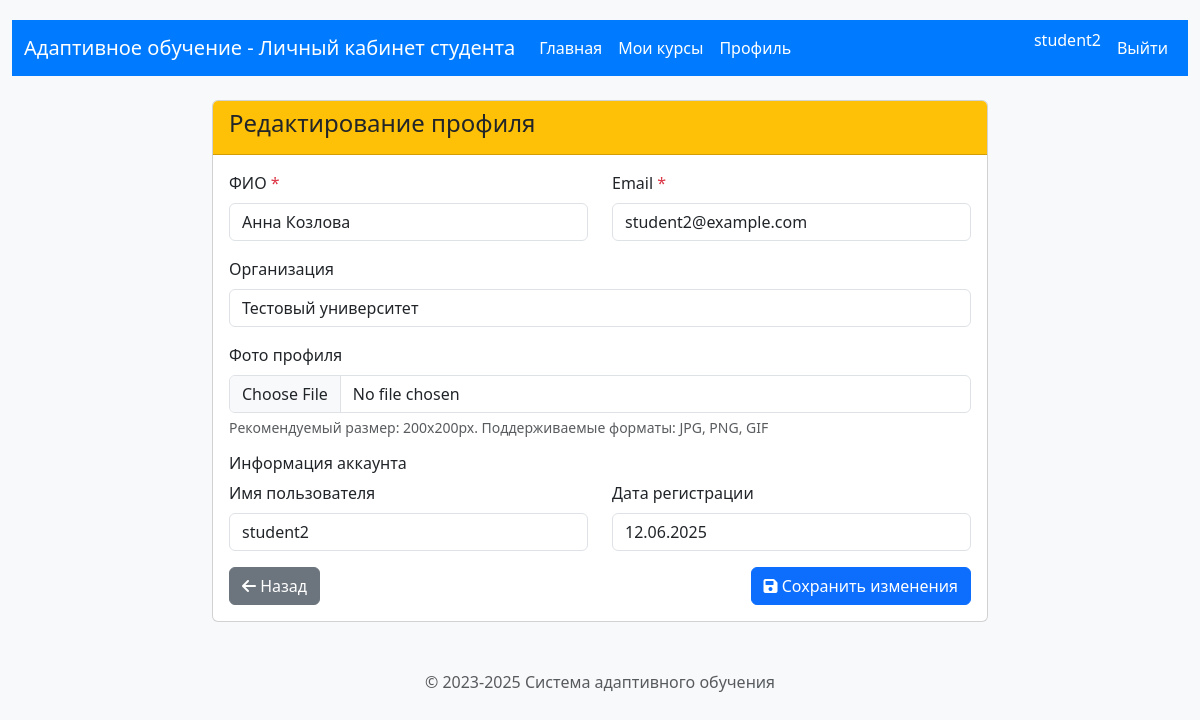
/student/profile/edit/ (signed in), run on the app's committed database.
### student/models.py (models this page shows, shortened)
class StudentProfile(models.Model):
    user = models.OneToOneField(
        User,
        on_delete=models.CASCADE,
        related_name='student_profile',
        verbose_name="Пользователь"
    )
    full_name = models.CharField(
        max_length=255,
        verbose_name="ФИО",
        help_text="Полное имя студента"
    )
    email = models.EmailField(
        verbose_name="Email",
        help_text="Контактный email студента"
    )
    organization = models.CharField(
        max_length=255,
        blank=True,
        null=True,
        verbose_name="Организация",
        help_text="Учебное заведение или организация"
    )
    profile_photo = models.ImageField(
        upload_to='student_photos/',
        blank=True,
        null=True,
        verbose_name="Фото профиля",
        help_text="Загрузите фото профиля (рекомендуемый размер: 200x200px)"
    )
    created_at = models.DateTimeField(
        auto_now_add=True,
        verbose_name="Дата создания профиля"
    )
    updated_at = models.DateTimeField(
        auto_now=True,
        verbose_name="Дата последнего обновления"
    )
    is_active = models.BooleanField(
        default=True,
        verbose_name="Активный профиль"
    )
    class Meta:
        verbose_name = "Профиль студента"
        verbose_name_plural = "Профили студентов"
        ordering = ['full_name']

### student/views.py (the view, shortened to what this page needs)
# urls.py: path('profile/edit/', views.profile_edit, name='student_profile_edit'),
@login_required
@student_required
def profile_edit(request):
    profile, created = StudentProfile.objects.get_or_create(
        user=request.user,
        defaults={
            'full_name': f"{request.user.first_name} {request.user.last_name}".strip() or request.user.username,
            'email': request.user.email or f"{request.user.username}@example.com"
        }
    )
    return render(request, 'student/profile_edit.html', {'profile': profile})

### student/templates/student/profile_edit.html (shortened to what this page needs)
{% extends 'student/base.html' %}
{% block content %}
<div class="row justify-content-center">
    <div class="col-md-8">
        <div class="card">
            <div class="card-header bg-warning text-dark">
                <h4>Редактирование профиля</h4>
            </div>
            <div class="card-body">
                <form method="post" enctype="multipart/form-data">
                    <div class="row">
                        <div class="col-md-6">
                            <div class="mb-3">
                                <label for="full_name" class="form-label">ФИО <span class="text-danger">*</span></label>
                                <input type="text" class="form-control" id="full_name" name="full_name"
                                       value="{{ profile.full_name }}" required>
                            </div>
                        </div>
                        <div class="col-md-6">
                            <div class="mb-3">
                                <label for="email" class="form-label">Email <span class="text-danger">*</span></label>
                                <input type="email" class="form-control" id="email" name="email"
                                       value="{{ profile.email }}" required>
                            </div>
                        </div>
                    </div>
                    <div class="mb-3">
                        <label for="organization" class="form-label">Организация</label>
                        <input type="text" class="form-control" id="organization" name="organization"
                               value="{{ profile.organization|default:'' }}"
                               placeholder="Название учебного заведения или организации">
                    </div>
                    <div class="mb-3">
                        <label for="profile_photo" class="form-label">Фото профиля</label>
                        <input type="file" class="form-control" id="profile_photo" name="profile_photo"
                               accept="image/*">
                        <div class="form-text">
                            Рекомендуемый размер: 200x200px. Поддерживаемые форматы: JPG, PNG, GIF
                        </div>
                    </div>
                    <div class="mb-3">
                        <h6>Информация аккаунта</h6>
                        <div class="row">
                            <div class="col-md-6">
                                <label class="form-label">Имя пользователя</label>
                                <input type="text" class="form-control" value="{{ profile.user.username }}" readonly>
                            </div>
                            <div class="col-md-6">
                                <label class="form-label">Дата регистрации</label>
                                <input type="text" class="form-control" value="{{ profile.created_at|date:'d.m.Y' }}" readonly>
                            </div>
                        </div>
                    </div>
                    <div class="d-flex justify-content-between">
                        <a href="{% url 'student_profile' %}" class="btn btn-secondary">
                            <i class="fas fa-arrow-left"></i> Назад
                        </a>
                        <button type="submit" class="btn btn-primary">
                            <i class="fas fa-save"></i> Сохранить изменения
                        </button>
                    </div>
                </form>
            </div>
        </div>
    </div>
</div>
{% endblock %}

### student/templates/student/base.html (shortened to what this page needs)
<!DOCTYPE html>
<html lang="ru">
<head>
    <link href="https://cdn.jsdelivr.net/npm/bootstrap@5.3.0-alpha1/dist/css/bootstrap.min.css" rel="stylesheet">
    <link rel="stylesheet" href="https://cdnjs.cloudflare.com/ajax/libs/font-awesome/6.0.0/css/all.min.css">
</head>
<body class="student-theme">
    <div class="container">
        <header class="mb-4">
            <nav class="navbar navbar-expand-lg navbar-dark bg-primary">
                <div class="container-fluid">
                    <a class="navbar-brand" href="/student/">Адаптивное обучение - Личный кабинет студента</a>
                    <div class="collapse navbar-collapse" id="navbarNav">                        <ul class="navbar-nav me-auto mb-2 mb-lg-0">
                            <li class="nav-item"><a class="nav-link" href="{% url 'student_home' %}">Главная</a></li>
                            <li class="nav-item"><a class="nav-link" href="{% url 'student_courses' %}">Мои курсы</a></li>
                            <li class="nav-item"><a class="nav-link" href="{% url 'student_profile' %}">Профиль</a></li>
                        </ul>
                        <ul class="navbar-nav">
                            {% if user.is_authenticated %}
                                <li class="nav-item"><span class="navbar-text me-2 text-white">{{ user.username }}</span></li>
                                <li class="nav-item"><a class="nav-link" href="/logout/">Выйти</a></li>
                            {% else %}
                                <li class="nav-item"><a class="nav-link" href="/login/">Войти</a></li>
                            {% endif %}
                        </ul>
                    </div>
                </div>
            </nav>
        </header>
        <main>
            {% block content %}{% endblock %}
        </main>
        <footer class="mt-5 text-center text-muted">
            <p>© 2023-2025 Система адаптивного обучения</p>
        </footer>
    </div>
</body>
</html>

### student/templates/student/base.html (style rules this page uses)
body { padding-top: 20px; background-color: #f8f9fa; }
.container { max-width: 1400px; }
.student-theme { --bs-primary: #007bff; --bs-primary-rgb: 0, 123, 255; }
.navbar { background-color: #007bff !important; }
.navbar .nav-link, .navbar .navbar-brand { color: white !important; }

### data on the page
StudentProfile: full_name "Анна Козлова", email "student2@example.com", organization "Тестовый университет", user.username "student2", created_at "12.06.2025"

### other printed values
{{ user.username }} "student2"
